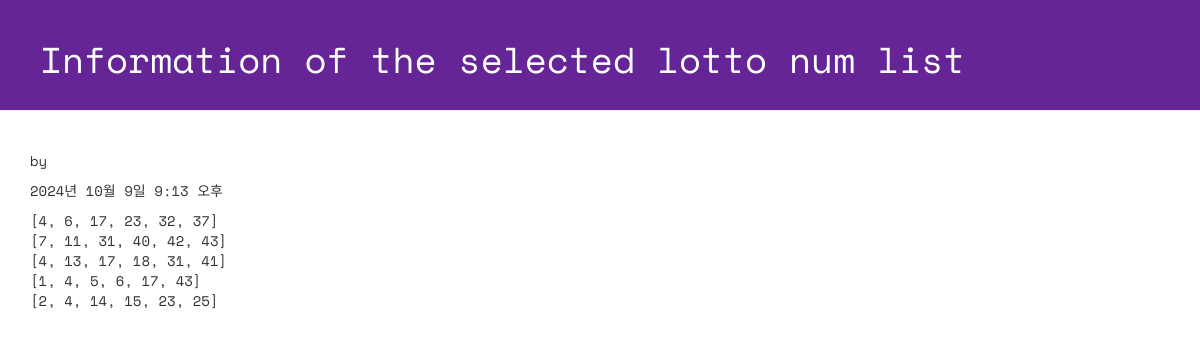
Page /lotto/2/detail/ on the committed database.
### lotto/models.py (models this page shows, shortened)
class GuessNumbers(models.Model):
    name = models.CharField(max_length=24) # 로또 번호 리스트의 이름
    text = models.CharField(max_length=255) # 로또 번호 리스트에 대한 설명
    lottos = models.CharField(max_length=255, default='[1, 2, 3, 4, 5, 6]') # 로또 번호들이 담길 str
    num_lotto = models.IntegerField(default=5) # 6개 번호 set의 갯수
    update_date = models.DateTimeField()

### lotto/views.py (the view)
# urls.py: path('lotto/<int:lottokey>/detail/',views.detail, name='detail'),
def detail(request, lottokey):
    lotto = GuessNumbers.objects.get(id = lottokey)
    return render(request, "lotto/detail.html", {"lotto": lotto})

### lotto/templates/lotto/detail.html (shortened to what this page needs)
<!DOCTYPE html>
{% load static %}
<html lang="ko">
    <head>
        <link rel="stylesheet" href="//maxcdn.bootstrapcdn.com/bootstrap/3.2.0/css/bootstrap.min.css" />
        <link rel="stylesheet" href="//maxcdn.bootstrapcdn.com/bootstrap/3.2.0/css/bootstrap-theme.min.css" />
        <link rel="stylesheet" href="{% static 'css/lotto.css'%}" />
    </head>
    <body>
        <div class="page-header">
            <h1>Information of the selected lotto num list</h1>
        </div>
        <div class="container lotto">
            <p>by {{ lotto.name }}</p>
            <p>{{ lotto.update_date }}</p>
            <p>{{ lotto.lottos | linebreaksbr }}</p>
        </div>
    </body>
</html>

### lotto/static/css/lotto.css (style rules this page uses)
.page-header { background-color: #652596; margin-top: 0; padding: 20px 20px 20px 40px; font-family: 'Space Mono', monospace; }
.page-header h1 { color: #ffffff; }
.container { font-family: 'Space Mono', monospace; }

### rows in the picture
GuessNumbers: update_date "2024년 10월 9일 9:13 오후", lottos "[4, 6, 17, 23, 32, 37] [7, 11, 31, 40, 42, 43] [4, 13, 17, 18, 31, 41] [1, 4, 5, 6, 17, 43] [2, 4, 14, 15, 23, 25]"
